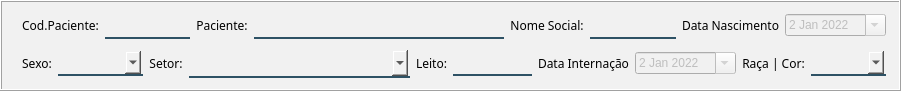
                 <widget class="QFrame" name="frame_21">
                  <property name="minimumSize">
                   <size>
                    <width>901</width>
                    <height>91</height>
                   </size>
                  </property>
                  <property name="maximumSize">
                   <size>
                    <width>901</width>
                    <height>91</height>
                   </size>
                  </property>
                  <property name="styleSheet">
                   <string notr="true">background-color: rgb(241, 241, 241);</string>
                  </property>
                  <property name="frameShape">
                   <enum>QFrame::Box</enum>
                  </property>
                  <property name="frameShadow">
                   <enum>QFrame::Raised</enum>
                  </property>
                  <property name="lineWidth">
                   <number>1</number>
                  </property>
                  <property name="midLineWidth">
                   <number>0</number>
                  </property>
                  <widget class="QWidget" name="">
                   <property name="geometry">
                    <rect>
                     <x>22</x>
                     <y>9</y>
                     <width>864</width>
                     <height>74</height>
                    </rect>
                   </property>
                   <layout class="QVBoxLayout" name="verticalLayout_44">
                    <item>
                     <layout class="QHBoxLayout" name="horizontalLayout_22">
                      <item>
                       <widget class="QLabel" name="label_67">
                        <property name="font">
                         <font>
                          <family>Reem Kufi</family>
                         </font>
                        </property>
                        <property name="styleSheet">
                         <string notr="true">color: rgb(0, 0, 0);</string>
                        </property>
                        <property name="text">
                         <string>Cod.Paciente:</string>
                        </property>
                        <property name="alignment">
                         <set>Qt::AlignCenter</set>
                        </property>
                       </widget>
                      </item>
                      <item>
                       <widget class="QLineEdit" name="txt_codPacient">
                        <property name="enabled">
                         <bool>false</bool>
                        </property>
                        <property name="minimumSize">
                         <size>
                          <width>60</width>
                          <height>0</height>
                         </size>
                        </property>
                        <property name="maximumSize">
                         <size>
                          <width>90</width>
                          <height>16777215</height>
                         </size>
                        </property>
                        <property name="font">
                         <font>
                          <family>Segoe UI</family>
                         </font>
                        </property>
                        <property name="styleSheet">
                         <string notr="true">border:2px solid rgba(0,0,0,0);
border-bottom-color:rgba(46,82,101,255);
color:rgb(0,0,0);
padding-bottom:7px</string>
                        </property>
                       </widget>
                      </item>
                      <item>
                       <layout class="QHBoxLayout" name="horizontalLayout_21">
                        <item>
                         <widget class="QLabel" name="label_68">
                          <property name="font">
                           <font>
                            <family>Reem Kufi</family>
                           </font>
                          </property>
                          <property name="styleSheet">
                           <string notr="true">color: rgb(0, 0, 0);</string>
                          </property>
                          <property name="text">
                           <string>Paciente:</string>
                          </property>
                          <property name="alignment">
                           <set>Qt::AlignCenter</set>
                          </property>
                         </widget>
                        </item>
                        <item>
                         <widget class="QLineEdit" name="txt_nmPacient">
                          <property name="enabled">
                           <bool>false</bool>
                          </property>
                          <property name="minimumSize">
                           <size>
                            <width>250</width>
                            <height>0</height>
                           </size>
                          </property>
                          <property name="maximumSize">
                           <size>
                            <width>400</width>
                            <height>16777215</height>
                           </size>
                          </property>
                          <property name="font">
                           <font>
                            <family>Segoe UI</family>
                           </font>
                          </property>
                          <property name="styleSheet">
                           <string notr="true">border:2px solid rgba(0,0,0,0);
border-bottom-color:rgba(46,82,101,255);
color:rgb(0,0,0);
padding-bottom:7px</string>
                          </property>
                          <property name="text">
                           <string/>
                          </property>
                         </widget>
                        </item>
                       </layout>
                      </item>
                      <item>
                       <widget class="QLabel" name="label_82">
                        <property name="font">
                         <font>
                          <family>Reem Kufi</family>
                         </font>
                        </property>
                        <property name="styleSheet">
                         <string notr="true">color: rgb(0, 0, 0);</string>
                        </property>
                        <property name="text">
                         <string>Nome Social:</string>
                        </property>
                        <property name="alignment">
                         <set>Qt::AlignCenter</set>
                        </property>
                       </widget>
                      </item>
                      <item>
                       <widget class="QLineEdit" name="txt_social">
                        <property name="enabled">
                         <bool>false</bool>
                        </property>
                        <property name="minimumSize">
                         <size>
                          <width>60</width>
                          <height>0</height>
                         </size>
                        </property>
                        <property name="maximumSize">
                         <size>
                          <width>90</width>
                          <height>16777215</height>
                         </size>
                        </property>
                        <property name="font">
                         <font>
                          <family>Segoe UI</family>
                         </font>
                        </property>
                        <property name="styleSheet">
                         <string notr="true">border:2px solid rgba(0,0,0,0);
border-bottom-color:rgba(46,82,101,255);
color:rgb(0,0,0);
padding-bottom:7px</string>
                        </property>
                       </widget>
                      </item>
                      <item>
                       <widget class="QLabel" name="label_69">
                        <property name="font">
                         <font>
                          <family>Reem Kufi</family>
                         </font>
                        </property>
                        <property name="styleSheet">
                         <string notr="true">color: rgb(0, 0, 0);</string>
                        </property>
                        <property name="text">
                         <string>Data Nascimento</string>
                        </property>
                        <property name="alignment">
                         <set>Qt::AlignCenter</set>
                        </property>
                       </widget>
                      </item>
                      <item>
                       <widget class="QDateEdit" name="dt_nascimento">
                        <property name="enabled">
                         <bool>false</bool>
                        </property>
                        <property name="minimumSize">
                         <size>
                          <width>101</width>
                          <height>0</height>
                         </size>
                        </property>
                        <property name="font">
                         <font>
                          <family>Segoe UI</family>
                         </font>
                        </property>
                        <property name="dateTime">
                         <datetime>
                          <hour>21</hour>
                          <minute>0</minute>
                          <second>0</second>
                          <year>2022</year>
                          <month>1</month>
                          <day>2</day>
                         </datetime>
                        </property>
                        <property name="calendarPopup">
                         <bool>true</bool>
                        </property>
                       </widget>
                      </item>
                     </layout>
                    </item>
                    <item>
                     <layout class="QHBoxLayout" name="horizontalLayout_4">
                      <item>
                       <widget class="QLabel" name="label_70">
                        <property name="font">
                         <font>
                          <family>Reem Kufi</family>
                         </font>
                        </property>
                        <property name="styleSheet">
                         <string notr="true">color: rgb(0, 0, 0);</string>
                        </property>
                        <property name="text">
                         <string>Sexo:</string>
                        </property>
                        <property name="alignment">
                         <set>Qt::AlignCenter</set>
                        </property>
                       </widget>
                      </item>
                      <item>
                       <widget class="QComboBox" name="cb_sex">
                        <property name="enabled">
                         <bool>false</bool>
                        </property>
                        <property name="maximumSize">
                         <size>
                          <width>85</width>
                          <height>16777215</height>
                         </size>
                        </property>
                        <property name="font">
                         <font>
                          <family>Segoe UI</family>
                         </font>
                        </property>
                        <property name="styleSheet">
                         <string notr="true">border:2px solid rgba(0,0,0,0);
border-bottom-color:rgba(46,82,101,255);
color:rgb(0,0,0);
padding-bottom:7px</string>
                        </property>
                        <item>
                         <property name="text">
                          <string/>
                         </property>
                        </item>
                        <item>
                         <property name="text">
                          <string>Masculino</string>
                         </property>
                        </item>
                        <item>
                         <property name="text">
                          <string>Feminino</string>
                         </property>
                        </item>
                        <item>
                         <property name="text">
                          <string>Transgênero</string>
                         </property>
                        </item>
                        <item>
                         <property name="text">
                          <string>Cisgênero</string>
                         </property>
                        </item>
                        <item>
                         <property name="text">
                          <string>Não-binário</string>
                         </property>
                        </item>
                       </widget>
                      </item>
                      <item>
                       <widget class="QLabel" name="label_71">
                        <property name="font">
                         <font>
                          <family>Reem Kufi</family>
                         </font>
                        </property>
                        <property name="styleSheet">
                         <string notr="true">color: rgb(0, 0, 0);</string>
                        </property>
                        <property name="text">
                         <string>Setor:</string>
                        </property>
                        <property name="alignment">
                         <set>Qt::AlignCenter</set>
                        </property>
                       </widget>
                      </item>
                      <item>
                       <widget class="QComboBox" name="cb_seto">
                        <property name="enabled">
                         <bool>false</bool>
                        </property>
                        <property name="minimumSize">
                         <size>
                          <width>221</width>
                          <height>0</height>
                         </size>
                        </property>
                        <property name="maximumSize">
                         <size>
                          <width>16777215</width>
                          <height>16777215</height>
                         </size>
                        </property>
                        <property name="font">
                         <font>
                          <family>Reem Kufi</family>
                         </font>
                        </property>
                        <property name="styleSheet">
                         <string notr="true">border:2px solid rgba(0,0,0,0);
border-bottom-color:rgba(46,82,101,255);
color:rgb(0,0,0);
padding-bottom:7px</string>
                        </property>
                       </widget>
                      </item>
                      <item>
                       <widget class="QLabel" name="label_72">
                        <property name="maximumSize">
                         <size>
                          <width>90</width>
                          <height>16777215</height>
                         </size>
                        </property>
                        <property name="font">
                         <font>
                          <family>Reem Kufi</family>
                         </font>
                        </property>
                        <property name="styleSheet">
                         <string notr="true">color: rgb(0, 0, 0);</string>
                        </property>
                        <property name="text">
                         <string>Leito:</string>
                        </property>
                        <property name="alignment">
                         <set>Qt::AlignCenter</set>
                        </property>
                       </widget>
                      </item>
                      <item>
                       <widget class="QLineEdit" name="txt_leit">
                        <property name="enabled">
                         <bool>false</bool>
                        </property>
                        <property name="maximumSize">
                         <size>
                          <width>90</width>
                          <height>16777215</height>
                         </size>
                        </property>
                        <property name="font">
                         <font>
                          <family>Segoe UI</family>
                         </font>
                        </property>
                        <property name="styleSheet">
                         <string notr="true">border:2px solid rgba(0,0,0,0);
border-bottom-color:rgba(46,82,101,255);
color:rgb(0,0,0);
padding-bottom:7px</string>
                        </property>
                       </widget>
                      </item>
                      <item>
                       <widget class="QLabel" name="label_73">
                        <property name="font">
                         <font>
                          <family>Reem Kufi</family>
                         </font>
                        </property>
                        <property name="styleSheet">
                         <string notr="true">color: rgb(0, 0, 0);</string>
                        </property>
                        <property name="text">
                         <string>Data Internação</string>
                        </property>
                        <property name="alignment">
                         <set>Qt::AlignCenter</set>
                        </property>
                       </widget>
                      </item>
                      <item>
                       <widget class="QDateEdit" name="dt_internacao">
                        <property name="enabled">
                         <bool>false</bool>
                        </property>
                        <property name="minimumSize">
                         <size>
                          <width>101</width>
                          <height>0</height>
                         </size>
                        </property>
                        <property name="font">
                         <font>
                          <family>Segoe UI</family>
                         </font>
                        </property>
                        <property name="dateTime">
                         <datetime>
                          <hour>21</hour>
                          <minute>0</minute>
                          <second>0</second>
                          <year>2022</year>
                          <month>1</month>
                          <day>2</day>
                         </datetime>
                        </property>
                        <property name="calendarPopup">
                         <bool>true</bool>
                        </property>
                       </widget>
                      </item>
                      <item>
                       <widget class="QLabel" name="label_66">
                        <property name="font">
                         <font>
                          <family>Reem Kufi</family>
                         </font>
                        </property>
                        <property name="styleSheet">
                         <string notr="true">color: rgb(0, 0, 0);</string>
                        </property>
                        <property name="text">
                         <string>Raça | Cor:</string>
                        </property>
                        <property name="alignment">
                         <set>Qt::AlignCenter</set>
                        </property>
                       </widget>
                      </item>
                      <item>
                       <widget class="QComboBox" name="cb_rac">
                        <property name="enabled">
                         <bool>false</bool>
                        </property>
                        <property name="maximumSize">
                         <size>
                          <width>90</width>
                          <height>16777215</height>
                         </size>
                        </property>
                        <property name="font">
                         <font>
                          <family>Segoe UI</family>
                         </font>
                        </property>
                        <property name="styleSheet">
                         <string notr="true">border:2px solid rgba(0,0,0,0);
border-bottom-color:rgba(46,82,101,255);
color:rgb(0,0,0);
padding-bottom:7px</string>
                        </property>
                        <item>
                         <property name="text">
                          <string/>
                         </property>
                        </item>
                        <item>
                         <property name="text">
                          <string>Amarelo</string>
                         </property>
                        </item>
                        <item>
                         <property name="text">
                          <string>Branco</string>
                         </property>
                        </item>
                        <item>
                         <property name="text">
                          <string>Indigena</string>
                         </property>
                        </item>
                        <item>
                         <property name="text">
                          <string>Pardo</string>
                         </property>
                        </item>
                        <item>
                         <property name="text">
                          <string>Preto</string>
                         </property>
                        </item>
                        <item>
                         <property name="text">
                          <string>Indefinido</string>
                         </property>
                        </item>
                       </widget>
                      </item>
                     </layout>
                    </item>
                   </layout>
                  </widget>
                 </widget>
